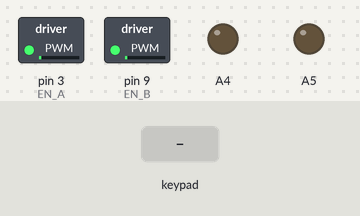
Bench run of a program on a simulated Arduino Nano, built with avr-gcc and run on an emulated ATmega328P. Shown: switched loads named in the program (green lamp = pin HIGH), output pins drawn as LEDs (lit = HIGH). The inputs (shaded band) are chosen by the test bench.

Above: at 1.5 s.
1.6 s: key 'U' pressed
At 2.5 s:
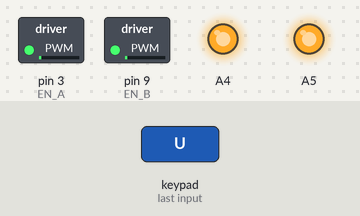
Timing chart, 0 to 4.6 s (numbered marks = the images above; inputs shaded):
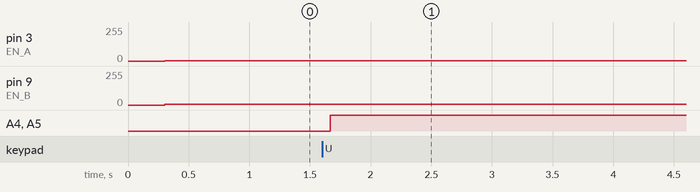

Measured:
- after the input at 1.6 s, A4, A5: LOW → HIGH after 0.07 s

The program:

main.cpp
```cpp
#include <Arduino.h>
#include <PS2_controller.h>

void setup(){
  Serial.begin(57600);
  delay(300);  //added delay to give wireless ps2 module some time to startup, before configuring it.
  setupPS2controller();
}

void loop() {
  ps2x.read_gamepad(false,0);
  PS2control();
  motorControl();
}
```

PS2_controller.h
```cpp
#include <PS2X_lib.h>

//Set pinout to your own, but ENABLE Pin MUST be PWM pin.
#define EN_A 3
#define IN1_A 5
#define IN2_A 6

#define IN1_B 7
#define IN2_B 8
#define EN_B 9

bool servoState = 0;
PS2X ps2x; // create PS2 Controller Class

/******************************************************************
 * set pins connected to PS2 controller:
 *   - 1e column: original
 *   - 2e colmun: Stef?
 * replace pin numbers by the ones you use
 ******************************************************************/
#define PS2_DAT        13  //14
#define PS2_CMD        11  //15
#define PS2_SEL        10  //16
#define PS2_CLK        12  //17

/******************************************************************
 * select modes of PS2 controller:
 *   - pressures = analog reading of push-butttons
 *   - rumble    = motor rumbling
 * uncomment 1 of the lines for each mode selection
 ******************************************************************/
//#define pressures   true
#define pressures   false
//#define rumble      true
#define rumble      false

int motor_right_speed = 0;
int motor_left_speed = 0;

void setupPS2controller()
{
  ps2x.config_gamepad(PS2_CLK, PS2_CMD, PS2_SEL, PS2_DAT, true, true);
  //  ps2x.read_gamepad(false, 0); // disable vibration of the controller
}
void PS2control()
{
    int nJoyX = ps2x.Analog(PSS_RX); // read x-joystick
    int nJoyY = ps2x.Analog(PSS_LY); // read y-joystick

    nJoyX = map(nJoyX, 0, 255, -1023, 1023);
    nJoyY = map(nJoyY, 0, 255, 1023, -1023);

    // OUTPUTS
    int nMotMixL; // Motor (left) mixed output
    int nMotMixR; // Motor (right) mixed output

    // CONFIG
    // - fPivYLimt  : The threshold at which the pivot action starts
    //                This threshold is measured in units on the Y-axis
    //                away from the X-axis (Y=0). A greater value will assign
    //                more of the joystick's range to pivot actions.
    //                Allowable range: (0..+127)
    float fPivYLimit = 1023.0;

    // TEMP VARIABLES
    float   nMotPremixL;    // Motor (left) premixed output
    float   nMotPremixR;    // Motor (right) premixed output
    int     nPivSpeed;      // Pivot Speed
    float   fPivScale;      // Balance scale between drive and pivot

    // Calculate Drive Turn output due to Joystick X input
    if (nJoyY >= 0) {
      // Forward
      nMotPremixL = (nJoyX>=0)? 1023.0 : (1023.0 + nJoyX);
      nMotPremixR = (nJoyX>=0)? (1023.0 - nJoyX) : 1023.0;
    } else {
      // Reverse
      nMotPremixL = (nJoyX>=0)? (1023.0 - nJoyX) : 1023.0;
      nMotPremixR = (nJoyX>=0)? 1023.0 : (1023.0 + nJoyX);
    }

    // Scale Drive output due to Joystick Y input (throttle)
    nMotPremixL = nMotPremixL * nJoyY/1023.0;
    nMotPremixR = nMotPremixR * nJoyY/1023.0;

    // Now calculate pivot amount
    // - Strength of pivot (nPivSpeed) based on Joystick X input
    // - Blending of pivot vs drive (fPivScale) based on Joystick Y input
    nPivSpeed = nJoyX;
    fPivScale = (abs(nJoyY)>fPivYLimit)? 0.0 : (1.0 - abs(nJoyY)/fPivYLimit);

    // Calculate final mix of Drive and Pivot
    nMotMixL = (1.0-fPivScale)*nMotPremixL + fPivScale*( nPivSpeed);
    nMotMixR = (1.0-fPivScale)*nMotPremixR + fPivScale*(-nPivSpeed);

    motor_left_speed = nMotMixL;
    motor_right_speed = nMotMixR;

    if (motor_right_speed > 50) {
      digitalWrite(IN1_B,HIGH);
      digitalWrite(IN2_B,LOW);
    }
    else if (motor_right_speed < -50) {
      digitalWrite(IN1_B,LOW);
      digitalWrite(IN2_B, HIGH);
    }
    else {
      digitalWrite(IN1_B, LOW);
      digitalWrite(IN2_B, LOW);
    }

    if (motor_left_speed > 50) {
      digitalWrite(IN1_A, LOW);
      digitalWrite(IN2_A, HIGH);
    }
    else if (motor_left_speed < -50) {
      digitalWrite(IN1_A,HIGH);
      digitalWrite(IN2_A,LOW);
    }
    else {
      digitalWrite(IN1_A, LOW);
      digitalWrite(IN2_A, LOW);
    }
    analogWrite(EN_A, abs(motor_left_speed));
    analogWrite(EN_B, abs(motor_right_speed));
    if (abs(motor_left_speed > 50) || abs(motor_left_speed > 50)) {
    }
    delay(50);
}
void motorControl() {
  // Increase/Decrease Level
  if (ps2x.ButtonPressed(PSB_PAD_UP)) {
    digitalWrite(A2,1);
    digitalWrite(A3,0);
    digitalWrite(2,1);
    digitalWrite(4,0);
    analogWrite(A4,240);
    analogWrite(A5,240);
  }
  if (ps2x.ButtonReleased(PSB_PAD_UP)){
    digitalWrite(A2,0);
    digitalWrite(A3,0);
    digitalWrite(2,0);
    digitalWrite(4,0);
  }
  if (ps2x.ButtonPressed(PSB_PAD_DOWN)){
    digitalWrite(A2,0);
    digitalWrite(A3,1);
    digitalWrite(2,0);
    digitalWrite(4,1);
    analogWrite(A4,240);
    analogWrite(A5,240);
  }
  if (ps2x.ButtonReleased(PSB_PAD_DOWN)){
    digitalWrite(A2,0);
    digitalWrite(A3,0);
    digitalWrite(2,0);
    digitalWrite(4,0);
  }
  //Continious Motor.
  if (ps2x.ButtonPressed(PSB_L1))
  {
    digitalWrite(A0,1);
    digitalWrite(A1,0);
  }
  if (ps2x.ButtonPressed(PSB_R1))
  {
    digitalWrite(A0,0);
    digitalWrite(A1,1);
  }
  if(ps2x.ButtonPressed(PSB_L2)) {
    digitalWrite(A0,0);
    digitalWrite(A1,0);
  }
}
void servo_pwm(int x, int pin){
  int val = (x*10.25)+500;
  digitalWrite(pin,HIGH);
  delayMicroseconds(val);
  digitalWrite(pin,LOW);
  delay(10);
}
void servoControl() {
  if(ps2x.ButtonPressed(PSB_CIRCLE))
  {
    servoState = 0;
  } if (ps2x.ButtonPressed(PSB_CROSS))
  {
    servoState = 1;
  }
  if (servoState == 0)
  {
    servo_pwm(0,A4);
  }
  if (servoState == 1)
  {
    servo_pwm(90,A4);
  }
}
```
